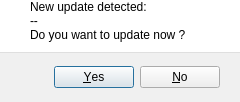
<?xml version="1.0" encoding="UTF-8"?>
<ui version="4.0">
 <class>WUpdateDetected</class>
 <widget class="QDialog" name="WUpdateDetected">
  <property name="geometry">
   <rect>
    <x>0</x>
    <y>0</y>
    <width>240</width>
    <height>102</height>
   </rect>
  </property>
  <property name="windowTitle">
   <string>Update</string>
  </property>
  <property name="styleSheet">
   <string notr="true">
#widget{
 background-color: #F0F0F0;
 border-top: 1px solid #DFDFDF;
}
#widget_2{
 background-color:white;
}</string>
  </property>
  <layout class="QVBoxLayout" name="verticalLayout_2">
   <property name="spacing">
    <number>0</number>
   </property>
   <property name="leftMargin">
    <number>0</number>
   </property>
   <property name="topMargin">
    <number>0</number>
   </property>
   <property name="rightMargin">
    <number>0</number>
   </property>
   <property name="bottomMargin">
    <number>0</number>
   </property>
   <item>
    <widget class="QWidget" name="widget_2" native="true">
     <property name="styleSheet">
      <string notr="true"/>
     </property>
     <layout class="QVBoxLayout" name="verticalLayout">
      <property name="spacing">
       <number>0</number>
      </property>
      <property name="leftMargin">
       <number>30</number>
      </property>
      <property name="topMargin">
       <number>0</number>
      </property>
      <property name="rightMargin">
       <number>20</number>
      </property>
      <property name="bottomMargin">
       <number>10</number>
      </property>
      <item>
       <widget class="QLabel" name="label">
        <property name="text">
         <string>New update detected:</string>
        </property>
       </widget>
      </item>
      <item>
       <widget class="QLabel" name="label_SoftwareVersion">
        <property name="text">
         <string>--</string>
        </property>
       </widget>
      </item>
      <item>
       <widget class="QLabel" name="label_2">
        <property name="text">
         <string>Do you want to update now ?</string>
        </property>
       </widget>
      </item>
     </layout>
    </widget>
   </item>
   <item>
    <widget class="QWidget" name="widget" native="true">
     <property name="styleSheet">
      <string notr="true"/>
     </property>
     <layout class="QVBoxLayout" name="verticalLayout_3">
      <property name="spacing">
       <number>0</number>
      </property>
      <property name="leftMargin">
       <number>20</number>
      </property>
      <property name="topMargin">
       <number>0</number>
      </property>
      <property name="rightMargin">
       <number>20</number>
      </property>
      <property name="bottomMargin">
       <number>0</number>
      </property>
      <item>
       <widget class="QDialogButtonBox" name="buttonBox">
        <property name="orientation">
         <enum>Qt::Horizontal</enum>
        </property>
        <property name="standardButtons">
         <set>QDialogButtonBox::No|QDialogButtonBox::Yes</set>
        </property>
       </widget>
      </item>
     </layout>
    </widget>
   </item>
  </layout>
 </widget>
 <resources/>
 <connections>
  <connection>
   <sender>buttonBox</sender>
   <signal>accepted()</signal>
   <receiver>WUpdateDetected</receiver>
   <slot>accept()</slot>
   <hints>
    <hint type="sourcelabel">
     <x>248</x>
     <y>254</y>
    </hint>
    <hint type="destinationlabel">
     <x>157</x>
     <y>274</y>
    </hint>
   </hints>
  </connection>
  <connection>
   <sender>buttonBox</sender>
   <signal>rejected()</signal>
   <receiver>WUpdateDetected</receiver>
   <slot>reject()</slot>
   <hints>
    <hint type="sourcelabel">
     <x>316</x>
     <y>260</y>
    </hint>
    <hint type="destinationlabel">
     <x>286</x>
     <y>274</y>
    </hint>
   </hints>
  </connection>
 </connections>
</ui>
